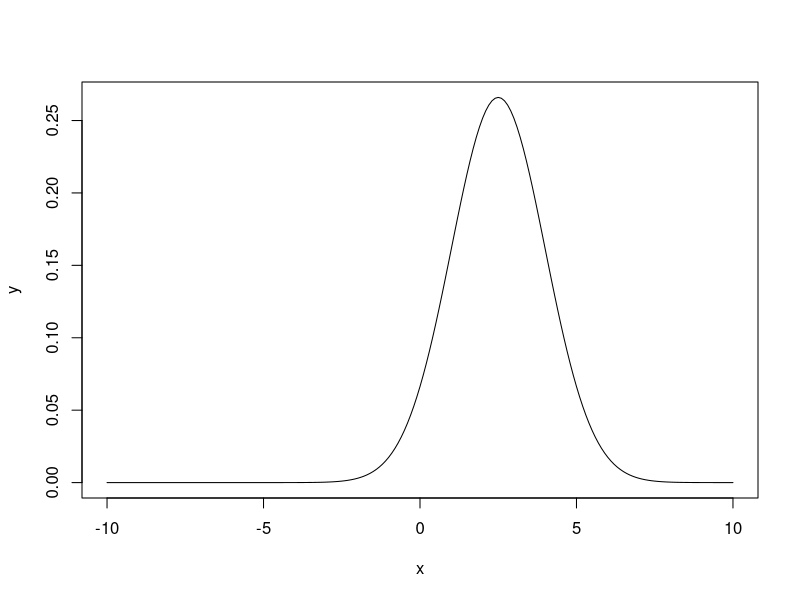
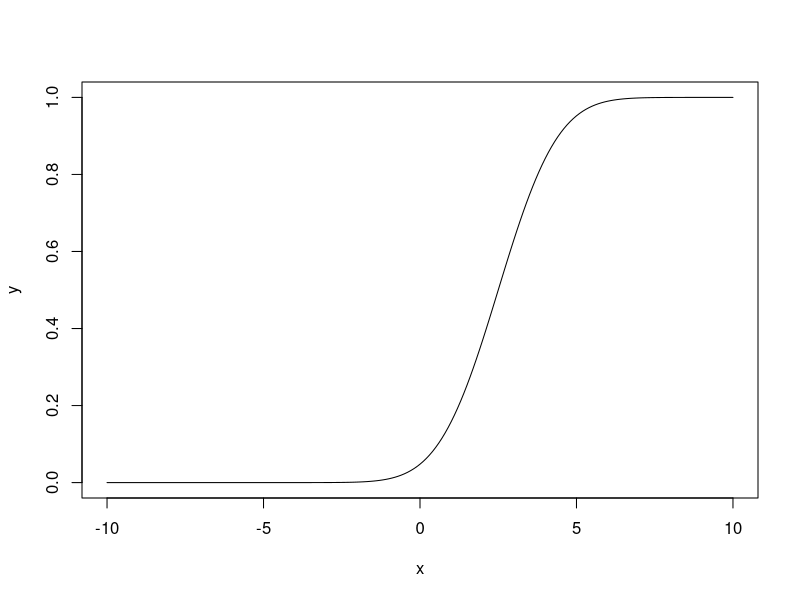
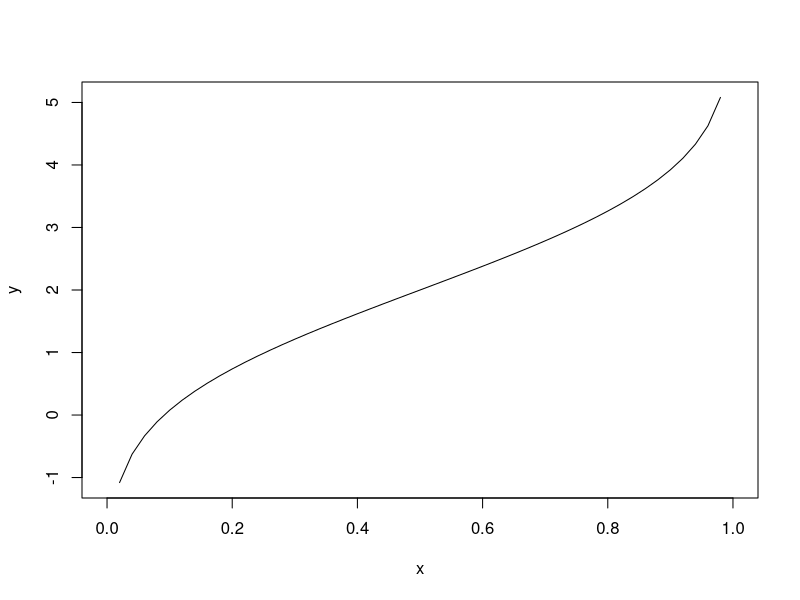
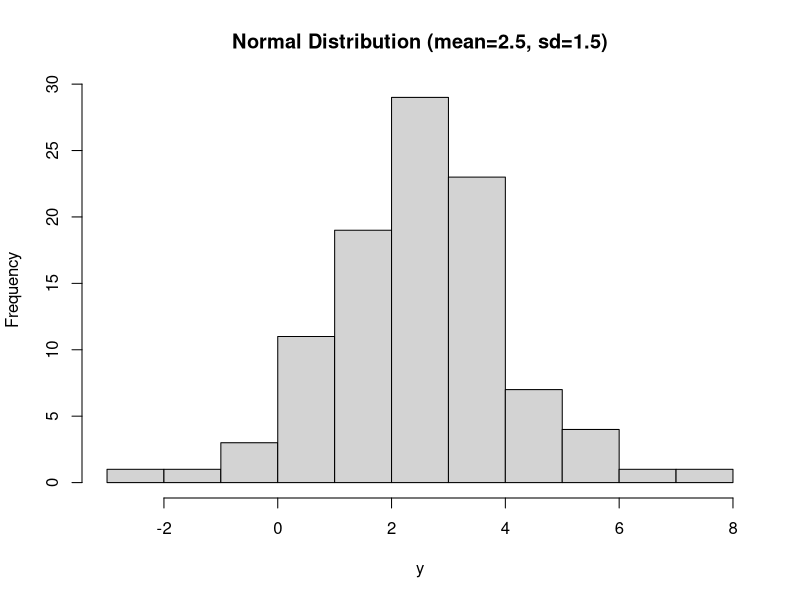

Source code (R) for these figures, in order:
2############################################################
# R offers a number of functions for calculating with normal
# distributions. Call them up in the RStudio Help area with 
# the keyword Normal and familiarize yourself with them.
# R has four in built functions to generate normal distribution.
# 
# file: prob_nd_rfunctions.R
#############################################################

# The function dnorm() gives height of the probability density
# at each point for a given mean and standard deviation. Apply 
# this function to create a plot the density of the normal 
# distribution with mean 2.5 and standard deviation 1.5.
x <- seq(-10, 10, by = .1)
y <- dnorm(x, mean = 2.5, sd = 1.5)
plot(x,y, type = "l")

# pnorm() gives the probability of a normally distributed random 
# variable to be less that the value of a given number (cumulative
# distribution function). Apply this function to create a plot of
# the normal distribution function with mean 2.5 and standard 
# deviation 1.5.
x <- seq(-10,10,by = .1)
y <- pnorm(x, mean = 2.5, sd = 1.5)
plot(x,y, type = "l")

# qnorm() takes the probability value and gives a number whose
# cumulative value matches the probability value (quantile). 
# Apply this function to plot the quantiles of the normal distribution
# with mean 2.5 and standard deviation 1.5.
x <- seq(0, 1, by = 0.02)
y <- qnorm(x, mean = 2, sd = 1.5)

plot(x,y,type = "l")

# rnorm() is used to generate random numbers whose distribution is
# normal. It takes the sample size as input and generates that many 
# random numbers. Draw a histogram to show the distribution of the 
# generated numbers which are normally distributed with mean 2.5 and 
# standard deviation 1.5.
y <- rnorm(100,mean = 2.5, sd = 1.5)
hist(y, main = "Normal Distribution (mean=2.5, sd=1.5)")
